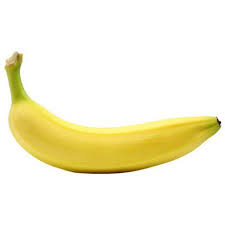
#> input picture images/banano_base.jpeg, 225 x 225 px
$ python histocomp.py
#> lines starting #> are read from the running program, lines starting #| are printed output that depends on the picture; after the words box and inside, x2 and y2 are one past the last pixel; in counts of white or black regions, pixels touching at a corner belong together; long printed decimals are rounded
import cv2
import numpy as np

base = cv2.imread('images/banano_base.jpeg')
#> base is the input picture: shape (225, 225, 3); mean B, G, R 217.8, 243.2, 247.7
test1 = cv2.imread('images/banano_v.jpg')
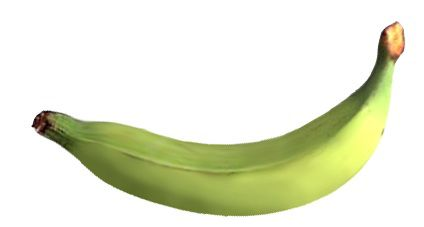
#> input picture images/banano_v.jpg, 424 x 227 px
#> test1 is the input picture: shape (227, 424, 3); mean B, G, R 209.9, 232.6, 228.9

if base is None or test1 is None:
    print('Could not open or find the images')
    exit(0)

hsv_base = cv2.cvtColor(base, cv2.COLOR_BGR2HSV)
#> hsv_base: shape (225, 225, 3); mean H, S, V 8.5, 35.4, 247.9
hsv_test1 = cv2.cvtColor(test1, cv2.COLOR_BGR2HSV)
#> hsv_test1: shape (227, 424, 3); mean H, S, V 13.9, 34.7, 233

hsv_half_down = hsv_base[hsv_base.shape[0]//2:,:]
#> hsv_half_down: shape (113, 225, 3); mean H, S, V 14.3, 63.5, 243.4


h_bins = 50
s_bins = 60
histSize = [h_bins, s_bins]
# hue varies from 0 to 179, saturation from 0 to 255
h_ranges = [0, 180]
s_ranges = [0, 256]
ranges = h_ranges + s_ranges # concat lists
# Use the 0-th and 1-
channels = [0, 1]

hist_base = cv2.calcHist([hsv_base], channels, None, histSize, ranges, accumulate=False)
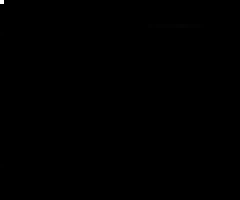
#> hist_base: shape (50, 60) float32 (shown 4 times larger); min 0, max 38017, mean 16.9; drawn with min black and max white
cv2.normalize(hist_base, hist_base, alpha=0, beta=1, norm_type=cv2.NORM_MINMAX)
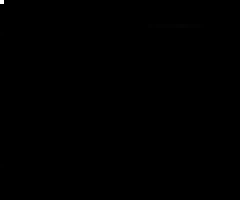
#> hist_base: shape (50, 60) float32 (shown 4 times larger); 15.6% of pixels changed, all inside (x1, y1, x2, y2) = (0, 0, 60, 50)

hist_half_down = cv2.calcHist([hsv_half_down], channels, None, histSize, ranges, accumulate=False)
cv2.normalize(hist_half_down, hist_half_down, alpha=0, beta=1, norm_type=cv2.NORM_MINMAX)
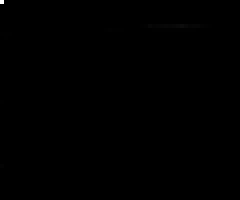
#> hist_half_down: shape (50, 60) float32 (shown 4 times larger); min 0, max 1, mean 0.000584

hist_test1 = cv2.calcHist([hsv_test1], channels, None, histSize, ranges, accumulate=False)
cv2.normalize(hist_test1, hist_test1, alpha=0, beta=1, norm_type=cv2.NORM_MINMAX)

# 0 = Correlation, 1 = Chi Cuadrado, 2 = Intersection, 3 = Bhattacharyya
method = 3
base_test = cv2.compareHist(hist_base, hist_test1, method)
#> base_test = 0.459
base_base = cv2.compareHist(hist_base, hist_base, method)
#> base_base = 0

print('Method:', method, 'Base-Test(1): ', base_test)
#| Method: 3 Base-Test(1):  0.4593
print('Method:', method, 'Base-Base(1): ', base_base)
#| Method: 3 Base-Base(1):  0.0

if base_test >= 0.0 and base_test <= 0.6:
    print("Existe coincidencia")
    cv2.imshow('Imagen base', base)
    cv2.imshow('Imagen entrada', test1)
else:
    print("Coincidencia insuficiente")
    exit(0)

cv2.waitKey(0)
cv2.destroyAllWindows()
